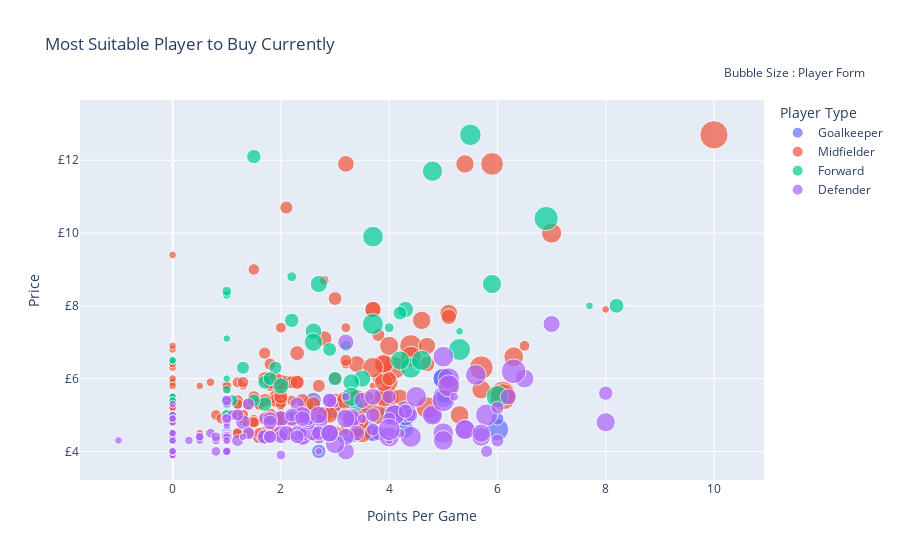

The notebook cell this image was saved under:
### Markdown cell above
#### Most Suitable Player to Buy Currently
[Move to top](#Fantasy-Premier-League---Player-Selector)

### Code cell
cf.go_offline()

df = players_details[['form','points_per_game','now_cost','team_name','singular_name','first_name','web_name']]
df["now_cost"] = df["now_cost"]/10
df.points_per_game = pd.to_numeric(df.points_per_game)
df.rename(columns = {'singular_name' : "Player Type"}, inplace = True)
df["name"] = df["first_name"] + ' ' + df["web_name"]
fig = px.scatter(df, x='points_per_game', 
                 y='now_cost',  
                 size = (players_details["form"].astype(float).values + abs(players_details["form"].astype(float).values.min()))*1.5, 
                 hover_name = "name",
                 hover_data= ["team_name"],
                 color ="Player Type",
                 title = "Most Suitable Player to Buy Currently"
                )
fig['layout']['yaxis'].update({'title': 'Price', 'tickprefix': '£'})
fig['layout']['xaxis'].update({'title': 'Points Per Game'})
fig.update_layout(
    showlegend=True,
    annotations=[
        dict(
            x=1.15,
            y=1.10,
            xref="paper",
            yref="paper",
            showarrow=False,
            text="Bubble Size : Player Form"
        )
    ]
)

fig.show()

### Figure 1 — Plotly figure (JSON) as saved in the notebook; plotly's stock layout.template omitted (floating-point values rounded to 4 significant figures; data arrays with more than 128 entries replaced by an {"elided": "..."} marker saying what was removed)
{"data": [{"customdata": [["Arsenal"], ["Arsenal"], ["Arsenal"], ["Arsenal"], ["Arsenal"], ["Aston Villa"], ["Aston Villa"], ["Aston Villa"], ["Brentford"], ["Brentford"], ["Brentford"], ["Brentford"], ["Brighton"], ["Brighton"], ["Brighton"], ["Brighton"], ["Burnley"], ["Burnley"], ["Burnley"], ["Burnley"], ["Chelsea"], ["Chelsea"], ["Chelsea"], ["Crystal Palace"], ["Crystal Palace"], ["Crystal Palace"], ["Everton"], ["Everton"], ["Everton"], ["Everton"], ["Leicester"], ["Leicester"], ["Leicester"], ["Leeds"], ["Leeds"], ["Leeds"], ["Liverpool"], ["Liverpool"], ["Liverpool"], ["Man City"], ["Man City"], ["Man City"], ["Man Utd"], ["Man Utd"], ["Man Utd"], ["Newcastle"], ["Newcastle"], ["Newcastle"], ["Newcastle"], ["Norwich"], ["Norwich"], ["Norwich"], ["Southampton"], ["Southampton"], ["Spurs"], ["Spurs"], ["Spurs"], ["Watford"], ["Watford"], ["Watford"], ["West Ham"], ["West Ham"], ["West Ham"], ["Wolves"], ["Wolves"], ["Wolves"], ["Wolves"], ["Wolves"]], "hovertemplate": "<b>%{hovertext}</b><br><br>Player Type=Goalkeeper<br>points_per_game=%{x}<br>now_cost=%{y}<br>size=%{marker.size}<br>team_name=%{customdata[0]}<extra></extra>", "hovertext": ["Bernd Leno", "Rúnar Alex Rúnarsson", "Karl Hein", "Aaron Ramsdale", "Arthur Okonkwo", "Jed Steer", "Emiliano Martínez", "Viljami Sinisalo", "David Raya", "Ellery Balcombe", "Patrik Gunnarsson", "Álvaro Fernández", "Jason Steele", "Mathew Ryan", "Robert Sánchez", "Kjell Scherpen", "Nick Pope", "Will Norris", "Bailey Peacock-Farrell", "Wayne Hennessey", "Kepa Arrizabalaga", "Edouard Mendy", "Marcus Bettinelli", "Vicente Guaita", "Jack Butland", "Remi Matthews", "Jordan Pickford", "João Virgínia", "Asmir Begović", "Andy Lonergan", "Kasper Schmeichel", "Danny Ward", "Eldin Jakupovic", "Francisco Casilla", "Illan Meslier", "Kristoffer Klaesson", "Adrián Adrián", "Alisson Alisson", "Caoimhin Kelleher", "Ederson Ederson", "Zack Steffen", "Scott Carson", "David de Gea", "Dean Henderson", "Tom Heaton", "Karl Darlow", "Martin Dubravka", "Freddie Woodman", "Mark Gillespie", "Michael McGovern", "Tim Krul", "Angus Gunn", "Fraser Forster", "Alex McCarthy", "Joe Hart", "Hugo Lloris", "Pierluigi Gollini", "Ben Foster", "Daniel Bachmann", "Robert Elliot", "Darren Randolph", "Lukasz Fabianski", "Alphonse Areola", "Rui Pedro Patrício", "Andreas Söndergaard", "John Ruddy", "José Sá", "Louie Moulden"], "legendgroup": "Goalkeeper", "marker": {"color": "#636efa", "size": [1.2, 1.2, 1.2, 10.2, 1.2, 1.5, 9.0, 1.2, 6.0, 1.2, 1.2, 1.2, 1.2, 1.2, 6.9, 1.2, 5.4, 1.2, 1.2, 1.2, 3.45, 6.0, 1.2, 6.45, 1.2, 1.2, 5.7, 1.2, 1.5, 1.2, 4.2, 1.2, 1.2, 1.2, 6.0, 1.2, 1.2, 7.95, 1.2, 9.0, 1.2, 1.2, 7.2, 1.2, 1.2, 5.4, 1.2, 1.2, 1.2, 1.2, 6.9, 1.2, 1.2, 7.95, 1.2, 4.2, 1.2, 4.2, 1.95, 1.2, 1.2, 6.45, 1.2, 1.2, 1.2, 1.2, 9.45, 1.2], "sizemode": "area", "sizeref": 0.0405, "symbol": "circle"}, "mode": "markers", "name": "Goalkeeper", "orientation": "v", "showlegend": true, "type": "scatter", "x": [1.3, 0.0, 0.0, 6.0, 0.0, 1.0, 5.0, 0.0, 4.3, 0.0, 0.0, 0.0, 0.0, 0.0, 3.6, 0.0, 2.6, 0.0, 0.0, 0.0, 6.0, 5.0, 0.0, 3.7, 0.0, 0.0, 3.5, 0.0, 1.0, 0.0, 3.0, 0.0, 0.0, 0.0, 2.7, 0.0, 0.0, 5.0, 0.0, 5.0, 0.0, 0.0, 4.0, 0.0, 0.0, 3.7, 0.0, 2.2, 0.0, 0.0, 2.3, 0.0, 0.0, 3.3, 0.0, 5.0, 0.0, 2.7, 2.0, 0.0, 0.0, 2.6, 0.0, 0.0, 0.0, 0.0, 4.3, 0.0], "xaxis": "x", "y": [4.8, 4.0, 4.0, 4.6, 4.0, 4.0, 5.5, 4.0, 4.6, 4.0, 4.0, 4.5, 4.0, 4.5, 4.6, 4.5, 5.4, 4.4, 4.5, 4.5, 4.9, 6.0, 4.0, 4.5, 4.4, 4.0, 5.0, 4.0, 4.0, 4.0, 5.1, 4.0, 4.0, 4.5, 5.0, 4.4, 4.4, 6.0, 4.4, 6.0, 4.5, 4.0, 5.1, 4.8, 4.0, 4.5, 4.4, 4.5, 4.0, 4.0, 4.5, 4.0, 4.4, 4.5, 4.5, 5.5, 4.4, 4.0, 4.4, 4.0, 4.4, 5.0, 4.8, 5.0, 4.0, 4.4, 5.0, 4.0], "yaxis": "y"}, {"customdata": {"elided": "252x1 str values"}, "hovertemplate": "<b>%{hovertext}</b><br><br>Player Type=Midfielder<br>points_per_game=%{x}<br>now_cost=%{y}<br>size=%{marker.size}<br>team_name=%{customdata[0]}<extra></extra>", "hovertext": {"elided": "252 str values"}, "legendgroup": "Midfielder", "marker": {"color": "#EF553B", "size": {"elided": "252 float values"}, "sizemode": "area", "sizeref": 0.0405, "symbol": "circle"}, "mode": "markers", "name": "Midfielder", "orientation": "v", "showlegend": true, "type": "scatter", "x": {"elided": "252 float values"}, "xaxis": "x", "y": {"elided": "252 float values"}, "yaxis": "y"}, {"customdata": [["Arsenal"], ["Arsenal"], ["Arsenal"], ["Arsenal"], ["Aston Villa"], ["Aston Villa"], ["Aston Villa"], ["Aston Villa"], ["Aston Villa"], ["Aston Villa"], ["Brentford"], ["Brentford"], ["Brentford"], ["Brighton"], ["Brighton"], ["Brighton"], ["Brighton"], ["Brighton"], ["Brighton"], ["Burnley"], ["Burnley"], ["Burnley"], ["Burnley"], ["Burnley"], ["Chelsea"], ["Chelsea"], ["Chelsea"], ["Chelsea"], ["Chelsea"], ["Crystal Palace"], ["Crystal Palace"], ["Crystal Palace"], ["Crystal Palace"], ["Crystal Palace"], ["Everton"], ["Everton"], ["Everton"], ["Everton"], ["Everton"], ["Everton"], ["Everton"], ["Leicester"], ["Leicester"], ["Leicester"], ["Leeds"], ["Leeds"], ["Leeds"], ["Leeds"], ["Liverpool"], ["Liverpool"], ["Man City"], ["Man Utd"], ["Man Utd"], ["Man Utd"], ["Newcastle"], ["Newcastle"], ["Newcastle"], ["Newcastle"], ["Norwich"], ["Norwich"], ["Norwich"], ["Norwich"], ["Southampton"], ["Southampton"], ["Southampton"], ["Southampton"], ["Southampton"], ["Southampton"], ["Spurs"], ["Spurs"], ["Watford"], ["Watford"], ["Watford"], ["Watford"], ["Watford"], ["Watford"], ["Watford"], ["Watford"], ["Watford"], ["Watford"], ["West Ham"], ["Wolves"], ["Wolves"], ["Wolves"], ["Wolves"]], "hovertemplate": "<b>%{hovertext}</b><br><br>Player Type=Forward<br>points_per_game=%{x}<br>now_cost=%{y}<br>size=%{marker.size}<br>team_name=%{customdata[0]}<extra></extra>", "hovertext": ["Pierre-Emerick Aubameyang", "Alexandre Lacazette", "Edward Nketiah", "Folarin Balogun", "Ollie Watkins", "Wesley Wesley", "Mbwana Ally Samatta", "Keinan Davis", "Danny Ings", "Cameron Archer", "Ivan Toney", "Marcus Forss", "Halil Dervişoğlu", "Neal Maupay", "Aaron Connolly", "Danny Welbeck", "Florin Andone", "Andi Zeqiri", "Jürgen Locadia", "Jay Rodriguez", "Ashley Barnes", "Chris Wood", "Matej Vydra", "Lewis Richardson", "Olivier Giroud", "Michy Batshuayi", "Timo Werner", "Tammy Abraham", "Romelu Lukaku", "Christian Benteke", "Jordan Ayew", "Jean-Philippe Mateta", "Robert Street", "Odsonne Edouard", "Dominic Calvert-Lewin", "Richarlison Richarlison", "Nathan Broadhead", "Moise Kean", "Salomón Rondón", "Ellis Simms", "Lewis Dobbin", "Jamie Vardy", "Kelechi Iheanacho", "Patson Daka", "Rodrigo Rodrigo", "Patrick Bamford", "Sam Greenwood", "Joe Gelhardt", "Roberto Firmino", "Divock Origi", "Gabriel Fernando Jesus", "Edinson Cavani", "Anthony Martial", "Cristiano Ronaldo Ronaldo", "Callum Wilson", "Dwight Gayle", "Allan Saint-Maximin", "Joelinton Cássio Joelinton", "Teemu Pukki", "Jordan Hugill", "Adam Idah", "Joshua Sargent", "Daniel Nlundulu", "Che Adams", "Michael Obafemi", "Armando Broja", "Shane Long", "Adam A.Armstrong", "Harry Kane", "Dane Scarlett", "Troy Deeney", "Andre Gray", "Stipe Perica", "Isaac Success", "Ashley Fletcher", "João Pedro João Pedro", "Emmanuel Dennis", "Joshua King", "Adedapo Mebude", "Juan Camilo Cucho", "Michail Antonio", "Raúl Jiménez", "Fabio Fabio Silva", "Patrick Cutrone", "Hee-Chan Hwang"], "legendgroup": "Forward", "marker": {"color": "#00cc96", "size": [8.7, 1.5, 1.2, 1.2, 5.7, 1.2, 1.2, 1.2, 5.4, 1.95, 9.0, 1.2, 1.2, 8.4, 1.5, 6.0, 1.2, 1.2, 1.2, 1.95, 2.7, 3.9, 4.2, 1.2, 1.2, 1.2, 6.0, 1.2, 8.4, 3.45, 3.9, 1.2, 1.2, 7.5, 1.2, 1.95, 1.2, 1.2, 3.9, 1.2, 2.7, 12.0, 6.9, 1.2, 3.45, 3.9, 1.2, 1.2, 1.95, 1.5, 7.5, 1.95, 4.2, 9.45, 1.2, 1.95, 9.9, 5.4, 5.7, 1.2, 2.4, 3.45, 1.2, 2.7, 1.2, 2.4, 1.5, 4.2, 4.2, 1.2, 1.2, 1.2, 1.2, 1.2, 1.2, 1.95, 4.5, 7.5, 1.2, 1.5, 4.5, 9.0, 1.5, 1.2, 10.2], "sizemode": "area", "sizeref": 0.0405, "symbol": "circle"}, "mode": "markers", "name": "Forward", "orientation": "v", "showlegend": true, "type": "scatter", "x": [3.7, 1.0, 0.0, 1.0, 2.6, 1.0, 0.0, 0.0, 4.3, 1.0, 4.4, 1.0, 0.0, 4.6, 1.0, 3.5, 0.0, 0.0, 0.0, 1.0, 1.1, 2.9, 1.7, 0.0, 0.0, 0.0, 2.7, 0.0, 4.8, 1.9, 1.7, 1.0, 0.0, 4.2, 7.7, 4.0, 0.0, 1.0, 1.8, 0.0, 1.0, 6.9, 2.6, 1.0, 1.3, 4.2, 0.0, 0.0, 2.2, 1.0, 5.9, 1.0, 2.2, 5.5, 5.3, 1.0, 5.3, 2.0, 3.3, 0.0, 1.0, 1.5, 0.0, 3.2, 0.0, 1.0, 1.0, 3.0, 1.5, 0.0, 1.0, 0.0, 0.0, 0.0, 0.0, 1.0, 3.4, 3.3, 0.0, 2.2, 8.2, 3.7, 1.0, 0.0, 6.0], "xaxis": "x", "y": [9.9, 8.3, 5.4, 4.9, 7.3, 5.4, 5.5, 4.4, 7.9, 4.5, 6.3, 5.3, 5.4, 6.5, 5.3, 6.0, 5.0, 4.5, 4.5, 5.3, 5.4, 6.8, 5.3, 4.5, 6.5, 5.5, 8.6, 6.5, 11.7, 6.3, 5.9, 5.3, 4.5, 6.5, 8.0, 7.4, 4.5, 6.0, 6.0, 4.5, 4.5, 10.4, 7.0, 7.1, 6.3, 7.8, 4.5, 4.5, 8.8, 4.9, 8.6, 8.4, 7.6, 12.7, 7.3, 5.3, 6.8, 5.8, 5.9, 5.4, 5.0, 5.4, 4.5, 6.9, 4.5, 5.0, 5.4, 6.0, 12.1, 4.5, 5.4, 5.4, 4.5, 5.0, 4.9, 5.4, 5.3, 5.5, 4.5, 5.0, 8.0, 7.5, 5.7, 5.0, 5.5], "yaxis": "y"}, {"customdata": {"elided": "208x1 str values"}, "hovertemplate": "<b>%{hovertext}</b><br><br>Player Type=Defender<br>points_per_game=%{x}<br>now_cost=%{y}<br>size=%{marker.size}<br>team_name=%{customdata[0]}<extra></extra>", "hovertext": {"elided": "208 str values"}, "legendgroup": "Defender", "marker": {"color": "#ab63fa", "size": {"elided": "208 float values"}, "sizemode": "area", "sizeref": 0.0405, "symbol": "circle"}, "mode": "markers", "name": "Defender", "orientation": "v", "showlegend": true, "type": "scatter", "x": {"elided": "208 float values"}, "xaxis": "x", "y": {"elided": "208 float values"}, "yaxis": "y"}], "layout": {"annotations": [{"showarrow": false, "text": "Bubble Size : Player Form", "x": 1.15, "xref": "paper", "y": 1.1, "yref": "paper"}], "legend": {"itemsizing": "constant", "title": {"text": "Player Type"}, "tracegroupgap": 0}, "showlegend": true, "title": {"text": "Most Suitable Player to Buy Currently"}, "xaxis": {"anchor": "y", "domain": [0.0, 1.0], "title": {"text": "Points Per Game"}}, "yaxis": {"anchor": "x", "domain": [0.0, 1.0], "tickprefix": "£", "title": {"text": "Price"}}}}
